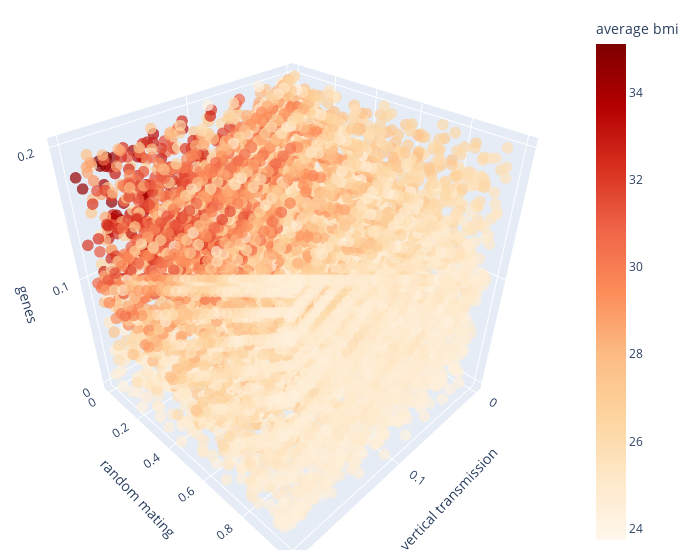

The code cell stored with this chart in its notebook:
### Markdown cell above
## Average BMI

### Code cell
ef = Sensitivity(problem, df['average_bmi'], X)
ef.score('efast')
ef.plot(save=True, filepath= plots_path + 'snp-vt-efast-average-bmi-test.pdf',
    move=True, moving_path= '../manuscript/plots/')
ef.plot3D(labels={'outcome':'average bmi', 'y':'random mating', 'x':'vertical transmission', 'z':'genes'})

sav['ef_average_s1'] = ef.tabval('S1')
sav['ef_average_st'] = ef.tabval('ST')

### Figure 1 — Plotly figure (JSON) as saved in the notebook; plotly's stock layout.template omitted (floating-point values rounded to 4 significant figures; data arrays with more than 128 entries replaced by an {"elided": "..."} marker saying what was removed)
{"data": [{"hovertemplate": "p_vertical_trans_variance=%{x}<br>p_random_mating=%{y}<br>p_genetic_variance=%{z}<br>average_bmi=%{marker.color}<extra></extra>", "legendgroup": "", "marker": {"color": {"elided": "8000 float values"}, "coloraxis": "coloraxis", "opacity": 0.7, "size": 4, "symbol": "circle"}, "mode": "markers", "name": "", "scene": "scene", "showlegend": false, "type": "scatter3d", "x": {"elided": "8000 float values"}, "y": {"elided": "8000 float values"}, "z": {"elided": "8000 float values"}}], "layout": {"coloraxis": {"colorbar": {"title": {"text": "average bmi"}}, "colorscale": [[0.0, "rgb(255,247,236)"], [0.125, "rgb(254,232,200)"], [0.25, "rgb(253,212,158)"], [0.375, "rgb(253,187,132)"], [0.5, "rgb(252,141,89)"], [0.625, "rgb(239,101,72)"], [0.75, "rgb(215,48,31)"], [0.875, "rgb(179,0,0)"], [1.0, "rgb(127,0,0)"]]}, "legend": {"tracegroupgap": 0}, "margin": {"b": 10, "l": 10, "r": 20, "t": 10}, "scene": {"domain": {"x": [0.0, 1.0], "y": [0.0, 1.0]}, "xaxis": {"title": {"text": "vertical transmission"}}, "yaxis": {"title": {"text": "random mating"}}, "zaxis": {"title": {"text": "genes"}}}, "width": 700}}
